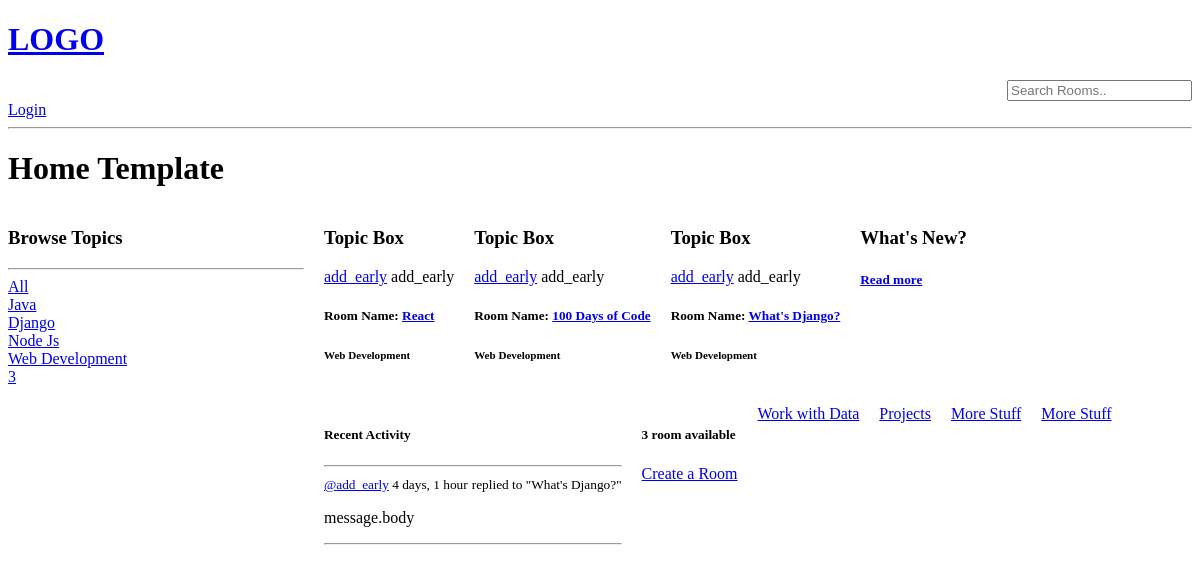
/home/, run on an earlier commit of the app's database.
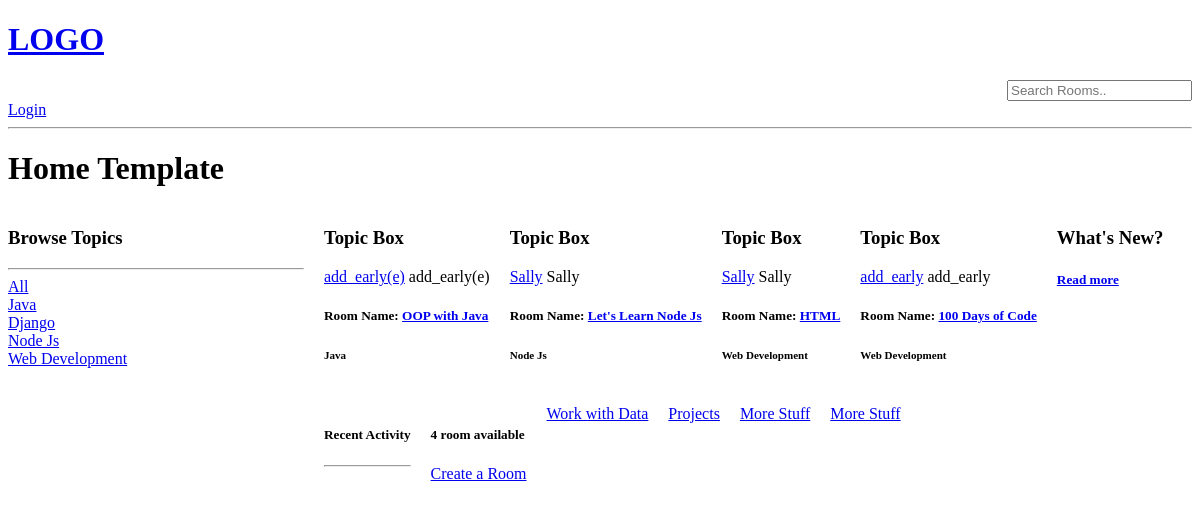
And on a later commit of the database.
### base/models.py (models this page shows, shortened)
class Topic(models.Model):
    name = models.CharField(max_length=200)

class Room(models.Model):
    host = models.ForeignKey(CustomUser, on_delete=models.SET_NULL, null=True)                      #set up foriegn key with custom user
    topic = models.ForeignKey(Topic, on_delete=models.SET_NULL, null = True)                        #set up foriegn key with topic
    name = models.CharField(max_length=200)
    description = models.TextField(null=True, blank=True)
    participants = models.ManyToManyField(CustomUser, related_name='participants', blank=True)
    updated = models.DateTimeField(auto_now=True)
    created = models.DateTimeField(auto_now_add=True)
    class Meta:
        ordering = ['-updated', '-created']              #ensure newest item in db is first
    def __str__(self):
        return self.name

class CustomUser(AbstractUser):
    username = None             #set username field to none
    name = models.CharField(max_length=255, null=True, blank=True)        #Make username field required
    email = models.EmailField(_("email address"), unique=True)              #make email field unique
    USERNAME_FIELD = "email"                #set username field to email
    REQUIRED_FIELDS = []
    objects = CustomUserManager()               #specify all objects from class come from customusermanager

class Message(models.Model):
    user = models.ForeignKey(CustomUser, on_delete=models.CASCADE)
    room = models.ForeignKey(Room, on_delete=models.CASCADE)
    body = models.TextField()
    updated = models.DateTimeField(auto_now=True)                   #update everytime timestamp is saved
    created = models.DateTimeField(auto_now_add=True)               #take snapshot when model is created
    class Meta:
     ordering = ['-updated', 'created']

### base/views.py (the view)
# urls.py: path('', views.home, name ='home'),
def home(request):
    q = request.GET.get('q') if request.GET.get('q') != None else ''
    rooms = Room.objects.filter(Q(topic__name__icontains=q) |
                                Q(name__icontains=q) |
                                Q(description__icontains=q) |
                                Q(host__name__icontains=q)
                                )             #get all topics from
    topics = Topic.objects.all()                # get all topics
    room_count = rooms.count()
    room_messages = Message.objects.filter(room__in=rooms).order_by('-created')[:5]  # Adjust the number to show more/less messages
    context = {"rooms" : rooms, 'topics':topics, 'room_count':room_count, 'room_messages':room_messages}
    return render(request, 'base/home.html', context)         #Matches /home/

### base/templates/base/home.html (shortened to what this page needs)
{% extends 'main.html' %} {% block content %}
<h1>Home Template</h1>
<div style="display: grid; grid-template-columns: 25% auto; gap: 20px">
  <div>
    {% include 'base/topics_component.html'%}
  </div>
  <div style="display: flex; flex-direction: column">
    <div style="display: flex; flex-wrap: wrap">
      {% include 'base/feed_component.html'%}
      <div style="margin-right: 20px; margin-bottom: 20px">
        <h3>What's New?</h3>
        <a href="{% url 'readmore' %}"><h5>Read more</h5></a>
      </div>
      <div style="margin-right: 20px; margin-bottom: 20px">
          {% include 'base/activity_component.html' %}
      </div>
      <div style="margin-right: 20px; margin-bottom: 20px">
        <h5>{{room_count}} room available</h5>
        <a href="{% url 'create-room' %}">Create a Room</a>
      </div>
      <div style="margin-right: 20px; margin-bottom: 20px">
        <a href="{% url 'create-room' %}">Work with Data</a>
      </div>
      <div style="margin-right: 20px; margin-bottom: 20px">
        <a href="{% url 'create-room' %}">Projects</a>
      </div>
   <div style="margin-right: 20px; margin-bottom: 20px">
        <a href="{% url 'create-room' %}">More Stuff</a>
      </div><div style="margin-right: 20px; margin-bottom: 20px">
        <a href="{% url 'create-room' %}">More Stuff</a>
      </div>
      </div>
    </div>
  </div>
{% endblock content %}

### base/templates/base/topics_component.html
<h3>Browse Topics</h3>
<hr />
<a href="{% url 'home' %}">All</a>
{% for topic in topics %}
<div>
  <a href="{% url 'home' %}?q={{topic.name}}">{{topic.name}}</a>
</div>
{% endfor %}

### base/templates/base/feed_component.html (shortened to what this page needs)
{% for room in rooms %}
<div style="margin-right: 20px; margin-bottom: 20px">
  <h3>Topic Box</h3>
  <a href=" {% url 'user-profile' room.host.id %}">{{room.host.name}}</a>
  <span>{{ room.host.name }}</span>
  <h5>Room Name: <a href="{% url 'room' room.id %}">{{ room.name }}</a></h5>
  <h5><small>{{ room.topic.name }}</small></h5>
</div>
{% endfor %}

### base/templates/base/activity_component.html (shortened to what this page needs)
<h5>Recent Activity</h5>
<hr />
{% for message in room_messages %}
<div>
  <small
    ><a href="{% url 'user-profile' message.user.id %}"
      >@{{message.user.name}}</a
    >
    {{message.created|timesince}}</small
  >
  <small>replied to "{{message.room}}"</small>
  <p>message.body</p>
  <hr />
</div>
{% endfor %}

What changed in the data, as far as the page shows it:
removed Topic: name "3"
removed Room: host.name "add_early", name "React", topic.name "Web Development"
removed Room: host.name "add_early", name "What's Django?", topic.name "Web Development"
removed Message: user.name "add_early", created "4 days, 1 hour", room "What's Django?"
added Room: host.name "add_early(e)", name "OOP with Java", topic.name "Java"
added Room: host.name "Sally", name "Let's Learn Node Js", topic.name "Node Js"
added Room: host.name "Sally", name "HTML", topic.name "Web Development"
Also different on the page:
{{ room_count }}: "3" → "4"
